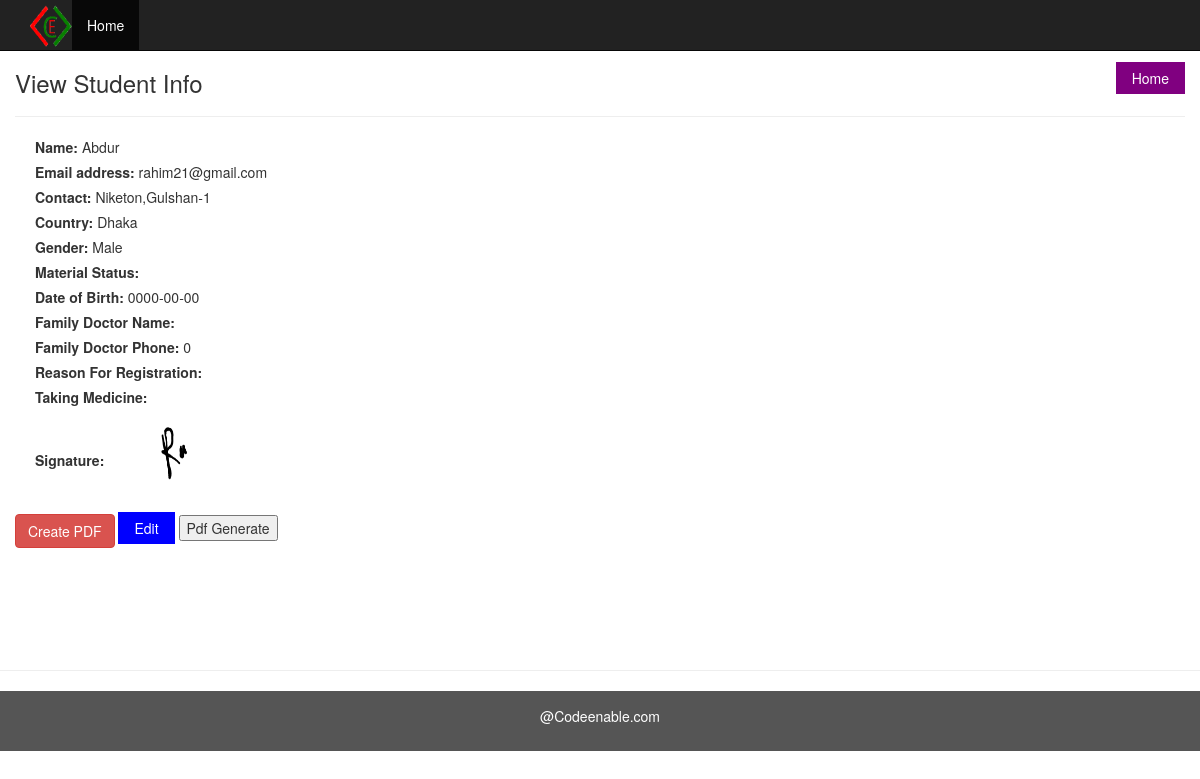
The app's page /read-patient-info.php?id=6 with its own data.
### tables this page shows
CREATE TABLE `canvas` (
  `id` int(11) NOT NULL,
  `firstName` varchar(100) NOT NULL,
  `lastName` varchar(100) NOT NULL,
  `email` varchar(50) NOT NULL,
  `address` text NOT NULL,
  `city` varchar(50) NOT NULL,
  `state` varchar(50) NOT NULL,
  `zip` varchar(50) NOT NULL,
  `gender` varchar(20) NOT NULL,
  `status` varchar(20) NOT NULL,
  `date` date NOT NULL,
  `familyDrName` varchar(100) NOT NULL,
  `familyDrPhn` int(15) NOT NULL,
  `reasonForReg` text NOT NULL,
  `medicineList` text NOT NULL,
  `image` longtext NOT NULL
);

### class/student.php (called while the page is built, shortened)
<?php
class Student
{
    private $conn;
    function __construct() {
    $servername = "localhost";
    $dbname = "crud";
    $username = "root";
    $password = "";
    $conn = new mysqli($servername, $username, $password, $dbname);
      if ($conn->connect_error) {
        die("Connection failed: " . $conn->connect_error);
       }else{
        $this->conn=$conn;
       }
    }
    public function view_patient_by_id($id){
       if(isset($id)){
       $id= mysqli_real_escape_string($this->conn,trim($id));
       $sql="Select * from canvas where id='$id'";
       $result=  $this->conn->query($sql);
        return $result->fetch_assoc();
       }
    }
}
?>

### read-patient-info.php (the view, shortened to what this page needs)
<?php
 include 'header.php';
 if(isset($_GET['id'])){
  $patient_info=$student_obj->view_patient_by_id($_GET['id']);
 }
 else{
  header('Location: index.php');
 }
 ?>
<div class="container">
  <div class="row content">
             <a  href="index.php"  class="button button-purple mt-12 pull-right">Home</a>
 <h3>View Student Info</h3>
     <hr/>
  <div id="content" style="background-color: white;">
  <div style="margin-left: 20px" >
    <label >Name:</label>
   <?php  if(isset($patient_info['firstName'])){echo $patient_info['firstName']; }?>
<br/>
    <label>Email address:</label>
  <?php  if(isset($patient_info['email'])){echo $patient_info['email'];} ?>
    <br/>
    <label >Contact:</label>
      <?php  if(isset($patient_info['address'])){echo $patient_info['address'];} ?>
    <br/>
  <label >Country:</label>
      <?php  if(isset($patient_info['city'])){echo $patient_info['city'];} ?>
    <br/>
  <label >Gender:</label>
   <?php  if(isset($patient_info['gender'])){echo $patient_info['gender'];} ?>
  <br/>
  <label >Material Status:</label>
  <br/>
  <label >Date of Birth:</label>
   <?php  if(isset($patient_info['date'])){echo $patient_info['date'];} ?>
  <br/>
  <label >Family Doctor Name:</label>
  <br/>
  <label >Family Doctor Phone:</label>
   <?php  if(isset($patient_info['familyDrPhn'])){echo $patient_info['familyDrPhn'];} ?>
  <br/>
  <label >Reason For Registration:</label>
  <br/>
  <label >Taking Medicine:</label>
  <br/>
  <label >Signature:</label>
      <img style="width:300px; height: 100px" src = "<?php echo $patient_info['image']; ?>" />
    <br/>
    </div>
  </div>
    <input type="button" name="create_pdf" onClick="myFunction('<?php echo $patient_info["id"];?>');" class="btn btn-danger" value="Create PDF" />
    <a href="<?php echo 'update-patient-info.php?id='.$patient_info["id"] ?>" class="button button-blue">Edit</a>
    <button onClick="pdfConvert();">Pdf Generate</button>
  </div>
</div>
<hr/>
 <?php
 include 'footer.php';
 ?>

### assets/style.css (style rules this page uses)
body { padding-top: 50px; }
.row.content { min-height:600px }
.button { border: none; color: white; padding: 6px 16px; text-align: center; text-decoration: none; display: inline-block; font-size: 14px; cursor: pointer; }
.button-blue { background-color: #0000FF; }
.button-purple { background-color: purple; }
.mt-12 { margin-top: 12px; }

### records on screen
canvas: firstName "Abdur", email "rahim21@gmail.com", address "Niketon,Gulshan-1", city "Dhaka", gender "Male", date "0000-00-00", familyDrPhn "0", image (picture)
